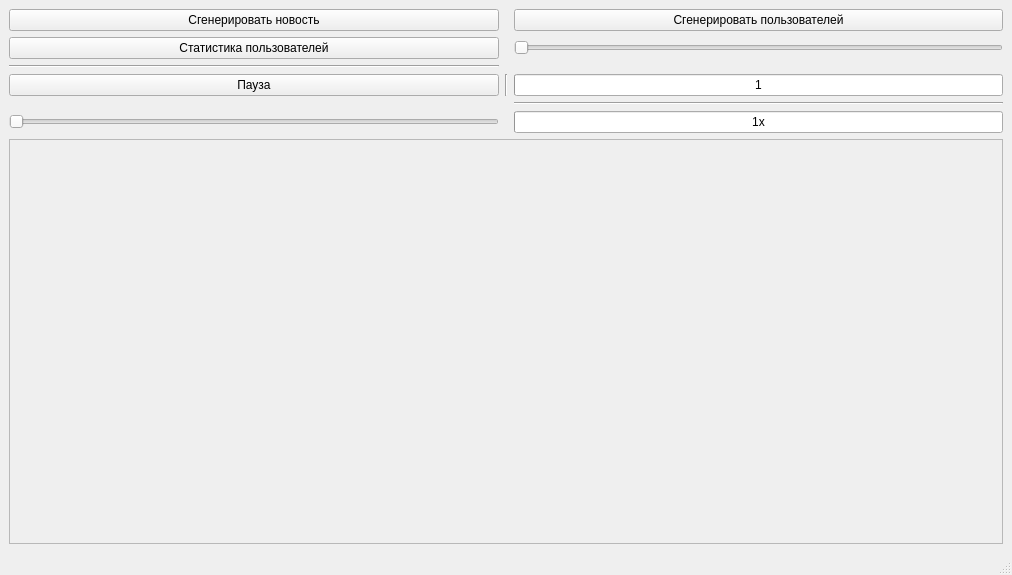
<?xml version="1.0" encoding="UTF-8"?>
<ui version="4.0">
 <class>MainWindow</class>
 <widget class="QMainWindow" name="MainWindow">
  <property name="geometry">
   <rect>
    <x>0</x>
    <y>0</y>
    <width>1012</width>
    <height>575</height>
   </rect>
  </property>
  <property name="windowTitle">
   <string>MainWindow</string>
  </property>
  <widget class="QWidget" name="centralwidget">
   <layout class="QGridLayout" name="gridLayout">
    <item row="0" column="0">
     <widget class="QPushButton" name="addWidget_button">
      <property name="text">
       <string>Сгенерировать новость</string>
      </property>
     </widget>
    </item>
    <item row="3" column="0">
     <widget class="QPushButton" name="pushButton">
      <property name="text">
       <string>Пауза</string>
      </property>
     </widget>
    </item>
    <item row="1" column="2">
     <widget class="QSlider" name="slider">
      <property name="minimum">
       <number>1</number>
      </property>
      <property name="maximum">
       <number>100</number>
      </property>
      <property name="orientation">
       <enum>Qt::Horizontal</enum>
      </property>
     </widget>
    </item>
    <item row="1" column="0">
     <widget class="QPushButton" name="openStatistic_button">
      <property name="text">
       <string>Статистика пользователей</string>
      </property>
     </widget>
    </item>
    <item row="5" column="2">
     <widget class="QProgressBar" name="progressBar">
      <property name="styleSheet">
       <string notr="true">font: 700 italic 9pt &quot;Segoe UI&quot;;</string>
      </property>
      <property name="minimum">
       <number>1</number>
      </property>
      <property name="value">
       <number>1</number>
      </property>
      <property name="format">
       <string>%vx</string>
      </property>
     </widget>
    </item>
    <item row="3" column="2">
     <widget class="QProgressBar" name="usersCountBar">
      <property name="styleSheet">
       <string notr="true">font: 900 9pt &quot;Segoe UI Black&quot;;</string>
      </property>
      <property name="minimum">
       <number>1</number>
      </property>
      <property name="value">
       <number>1</number>
      </property>
      <property name="textVisible">
       <bool>true</bool>
      </property>
      <property name="format">
       <string>%v</string>
      </property>
     </widget>
    </item>
    <item row="5" column="0">
     <widget class="QSlider" name="horizontalSlider">
      <property name="minimum">
       <number>1</number>
      </property>
      <property name="maximum">
       <number>100</number>
      </property>
      <property name="orientation">
       <enum>Qt::Horizontal</enum>
      </property>
     </widget>
    </item>
    <item row="0" column="2">
     <widget class="QPushButton" name="generateUsers_button">
      <property name="text">
       <string>Сгенерировать пользователей</string>
      </property>
     </widget>
    </item>
    <item row="2" column="0">
     <widget class="Line" name="line">
      <property name="orientation">
       <enum>Qt::Horizontal</enum>
      </property>
     </widget>
    </item>
    <item row="3" column="1">
     <widget class="Line" name="line_2">
      <property name="orientation">
       <enum>Qt::Vertical</enum>
      </property>
     </widget>
    </item>
    <item row="4" column="2">
     <widget class="Line" name="line_3">
      <property name="orientation">
       <enum>Qt::Horizontal</enum>
      </property>
     </widget>
    </item>
    <item row="7" column="0" colspan="3">
     <widget class="QScrollArea" name="scrollArea">
      <property name="widgetResizable">
       <bool>true</bool>
      </property>
      <widget class="QWidget" name="scrollAreaWidgetContents_2">
       <property name="geometry">
        <rect>
         <x>0</x>
         <y>0</y>
         <width>988</width>
         <height>337</height>
        </rect>
       </property>
       <layout class="QVBoxLayout" name="verticalLayout">
        <item>
         <layout class="QVBoxLayout" name="vlayout">
          <property name="leftMargin">
           <number>0</number>
          </property>
          <item>
           <spacer name="verticalSpacer_2">
            <property name="orientation">
             <enum>Qt::Vertical</enum>
            </property>
            <property name="sizeHint" stdset="0">
             <size>
              <width>20</width>
              <height>40</height>
             </size>
            </property>
           </spacer>
          </item>
         </layout>
        </item>
       </layout>
      </widget>
     </widget>
    </item>
   </layout>
  </widget>
  <widget class="QMenuBar" name="menubar">
   <property name="geometry">
    <rect>
     <x>0</x>
     <y>0</y>
     <width>1012</width>
     <height>26</height>
    </rect>
   </property>
  </widget>
  <widget class="QStatusBar" name="statusbar"/>
 </widget>
 <resources/>
 <connections>
  <connection>
   <sender>slider</sender>
   <signal>valueChanged(int)</signal>
   <receiver>usersCountBar</receiver>
   <slot>setValue(int)</slot>
   <hints>
    <hint type="sourcelabel">
     <x>707</x>
     <y>89</y>
    </hint>
    <hint type="destinationlabel">
     <x>707</x>
     <y>118</y>
    </hint>
   </hints>
  </connection>
  <connection>
   <sender>horizontalSlider</sender>
   <signal>valueChanged(int)</signal>
   <receiver>progressBar</receiver>
   <slot>setValue(int)</slot>
   <hints>
    <hint type="sourcelabel">
     <x>648</x>
     <y>161</y>
    </hint>
    <hint type="destinationlabel">
     <x>659</x>
     <y>195</y>
    </hint>
   </hints>
  </connection>
 </connections>
</ui>
